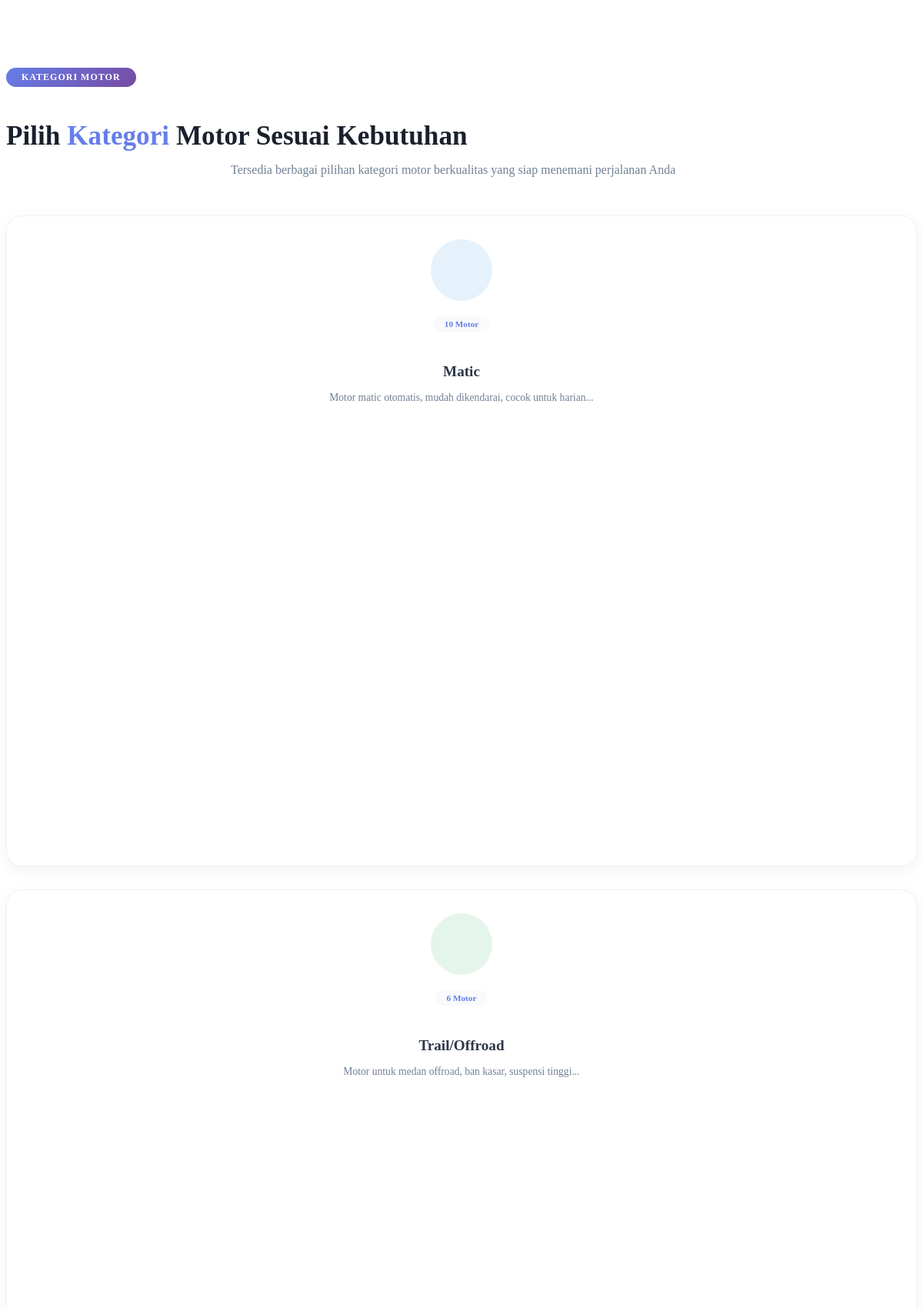
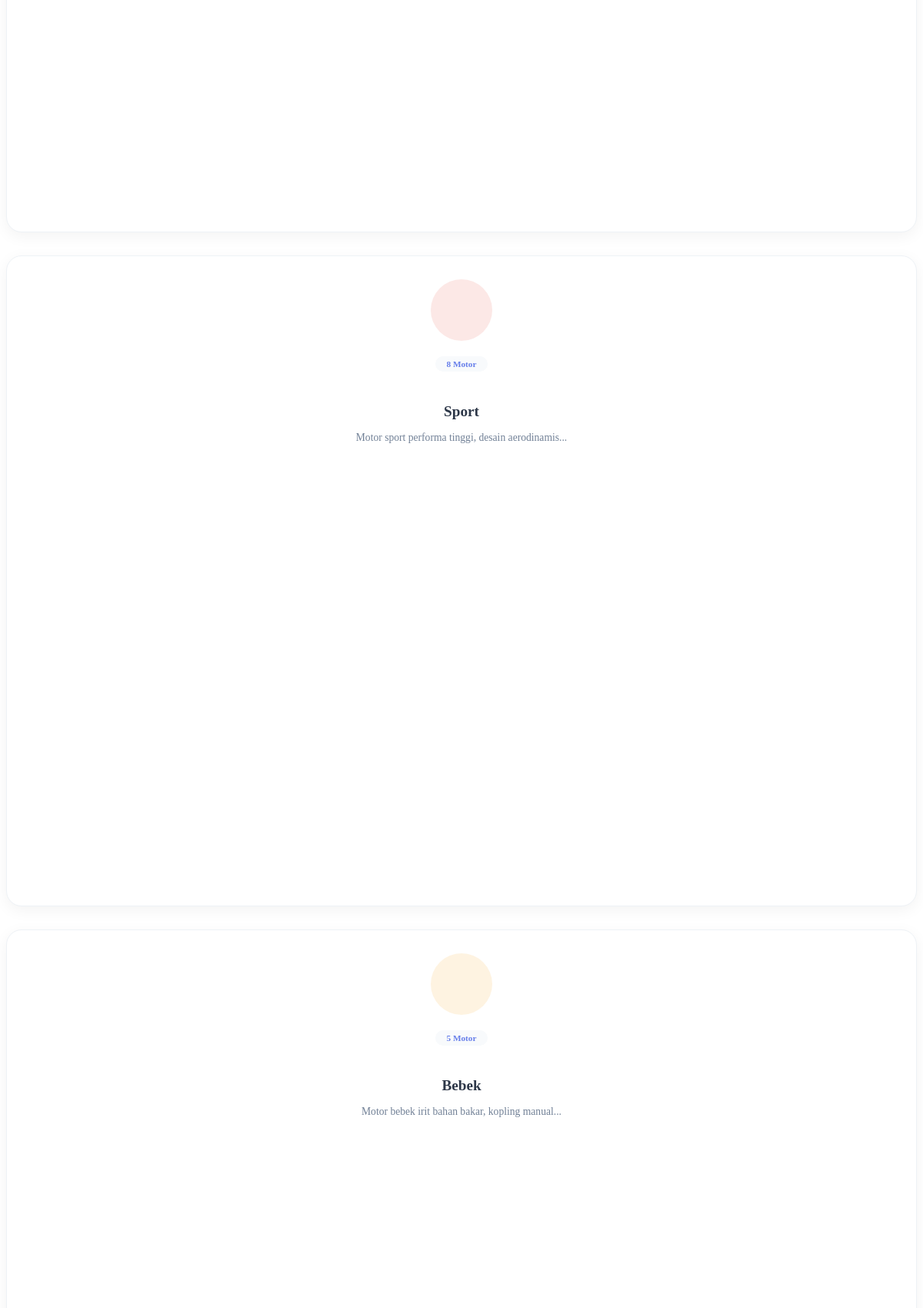
/frontend/category.php (upper part), run on the app's committed database (2 pictures, top to bottom).
### tables this page shows
CREATE TABLE `kategori` (
  `id` int NOT NULL,
  `nama_kategori` varchar(50) NOT NULL,
  `deskripsi` text,
  `created_at` timestamp NULL DEFAULT CURRENT_TIMESTAMP
);

### frontend/category.php (the view, shortened to what this page needs)
<?php
include 'config/koneksi.php';
$query_kategori = mysqli_query($connect, "SELECT * FROM kategori ORDER BY id ASC LIMIT 6");
$query_count = mysqli_query($connect, "SELECT kategori_id, COUNT(*) as total FROM barang GROUP BY kategori_id");
$motor_count = [];
while ($row = mysqli_fetch_assoc($query_count)) {
    $motor_count[$row['kategori_id']] = $row['total'];
}
?>
<section class="category_two_area section-padding">
    <div class="container">
        <div class="section-title text-center">
            <span class="subtitle">KATEGORI MOTOR</span>
            <h2>Pilih <span>Kategori</span> Motor Sesuai Kebutuhan</h2>
            <p>Tersedia berbagai pilihan kategori motor berkualitas yang siap menemani perjalanan Anda</p>
        </div>
        <div class="row">
            <?php if (mysqli_num_rows($query_kategori) > 0): ?>
                <?php
                $colors = [
                    'Matic' => '#3498db',
                    'Trail/Offroad' => '#27ae60',
                    'Sport' => '#e74c3c',
                    'Bebek' => '#f39c12',
                    'Skuter' => '#9b59b6',
                    'Classic' => '#e67e22'
                ];
                ?>
                <?php while ($kategori = mysqli_fetch_assoc($query_kategori)):
                    $nama_kategori = $kategori['nama_kategori'];
                    $color = isset($colors[$nama_kategori]) ? $colors[$nama_kategori] : '#667eea';
                    $total_motor = isset($motor_count[$kategori['id']]) ? $motor_count[$kategori['id']] : 0;
                ?>
                    <div class="col-lg-4 col-md-6 col-sm-6 col-xs-12 wow fadeInUp" data-wow-duration="1s" data-wow-delay="0.1s" data-wow-offset="0">
                        <div class="cat_list_two">
                            <div class="category-icon" style="background: <?= $color ?>20;">
                            </div>
                            <span class="motor-count"><?= $total_motor ?> Motor</span>
                            <h4><a href="motor.php?kategori=<?= urlencode(strtolower($nama_kategori)) ?>"><?= htmlspecialchars($nama_kategori) ?></a></h4>
                            <p><?= htmlspecialchars(substr($kategori['deskripsi'] ?? 'Tersedia berbagai pilihan motor berkualitas', 0, 80)) ?>...</p>
                        </div>
                    </div>
                <?php endwhile; ?>
            <?php else: ?>
                <div class="col-12 text-center">
                    <div class="alert alert-info">Belum ada kategori motor</div>
                </div>
            <?php endif; ?>
        </div>
    </div>
</section>

### frontend/category.php (style rules this page uses)
.category_two_area { padding: 80px 0; background: white; }
.section-title { margin-bottom: 50px; }
.section-title .subtitle { display: inline-block; background: linear-gradient(135deg, #667eea 0%, #764ba2 100%); padding: 5px 20px; border-radius: 30px; font-size: 0.75rem; font-weight: 600; color: white; margin-bottom: 15px; letter-spacing: 1px; }
.section-title h2 { font-size: 2.2rem; font-weight: 700; color: #1a202c; margin-bottom: 15px; }
.section-title h2 span { color: #667eea; }
.section-title p { font-size: 1rem; color: #718096; max-width: 600px; margin: 0 auto; }
.cat_list_two { background: white; border-radius: 20px; padding: 30px 20px; text-align: center; transition: all 0.3s ease; box-shadow: 0 5px 20px rgba(0, 0, 0, 0.05); margin-bottom: 30px; border: 1px solid #eef2f6; height: 100%; }
.category-icon { width: 80px; height: 80px; border-radius: 50%; display: flex; align-items: center; justify-content: center; margin: 0 auto 20px; transition: all 0.3s; }
.motor-count { display: inline-block; background: #f8fafc; padding: 4px 15px; border-radius: 30px; font-size: 0.7rem; font-weight: 600; color: #667eea; margin-bottom: 15px; }
.cat_list_two h4 { font-size: 1.2rem; font-weight: 700; margin-bottom: 12px; }
.cat_list_two h4 a { color: #2d3748; text-decoration: none; transition: color 0.2s; }
.cat_list_two p { font-size: 0.85rem; color: #718096; line-height: 1.5; margin-bottom: 20px; }

### data on the page
kategori: id "10", nama_kategori "Matic", deskripsi "Motor matic otomatis, mudah dikendarai, cocok untuk harian"
kategori: id "6", nama_kategori "Trail/Offroad", deskripsi "Motor untuk medan offroad, ban kasar, suspensi tinggi"
kategori: id "8", nama_kategori "Sport", deskripsi "Motor sport performa tinggi, desain aerodinamis"
kategori: id "5", nama_kategori "Bebek", deskripsi "Motor bebek irit bahan bakar, kopling manual"
